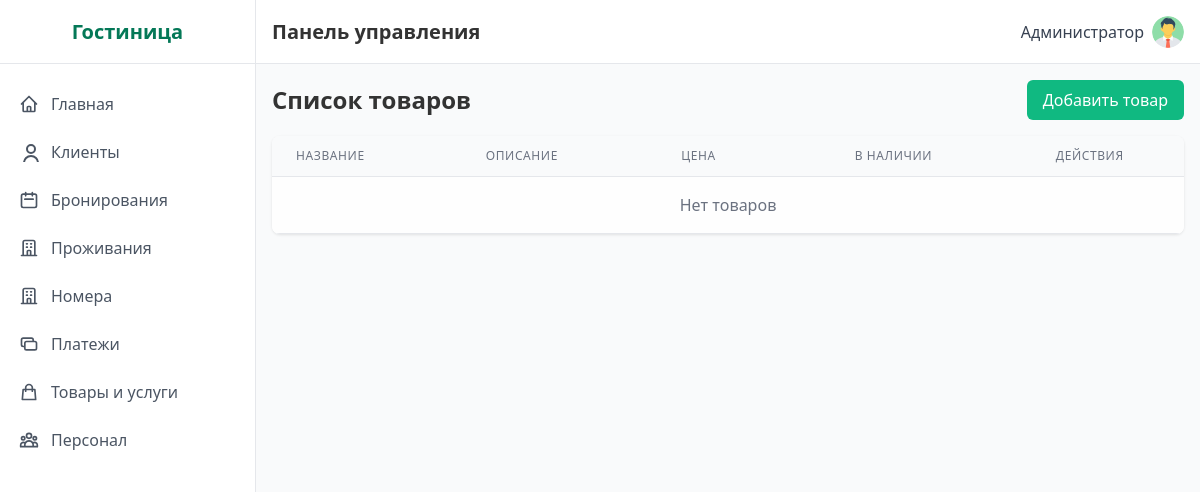
The page /products/ (signed in) on the database as committed earlier.
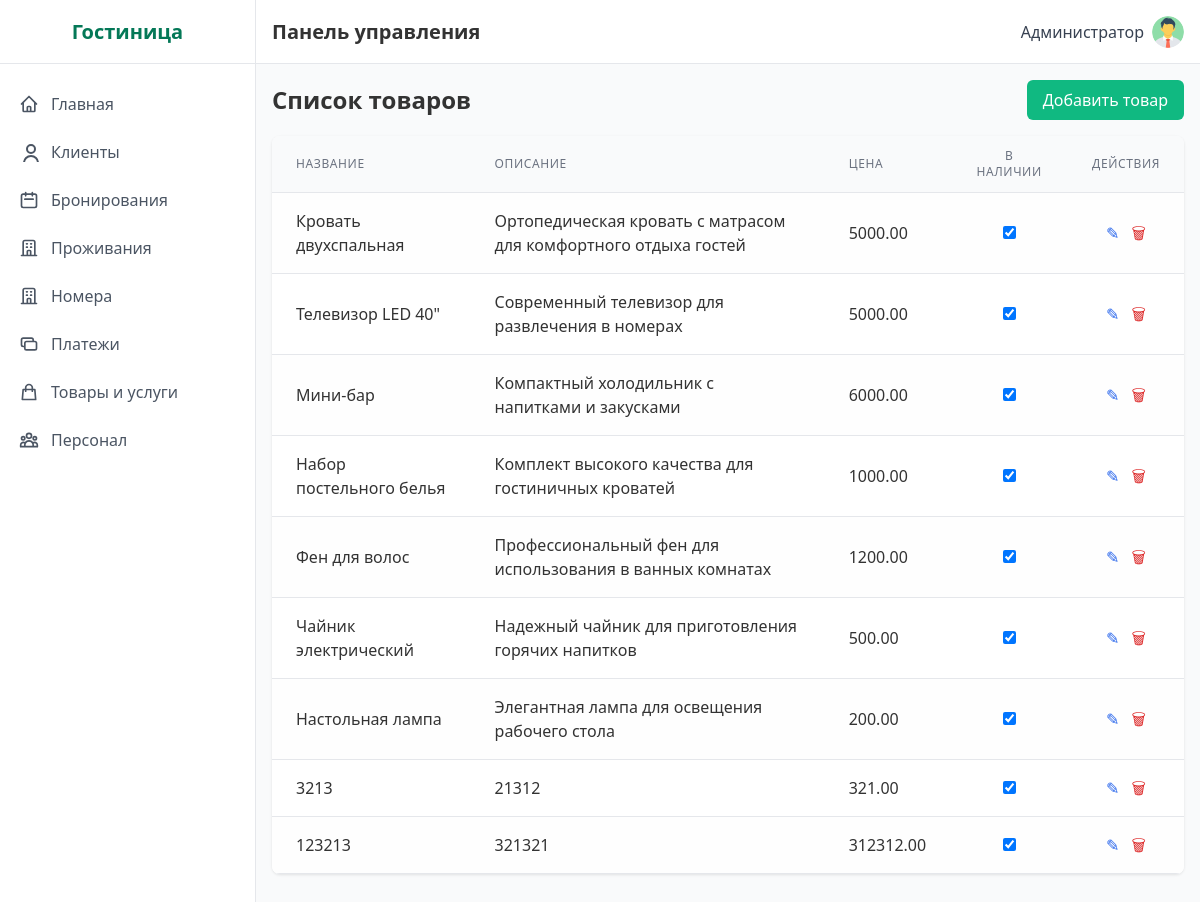
The same page on the database as committed later.
### hotel/models.py (models this page shows, shortened)
class Product(models.Model):
    name = models.CharField('Название товара', max_length=100)
    description = models.TextField('Описание')
    price = models.DecimalField('Стоимость', max_digits=10, decimal_places=2)
    class Meta:
        verbose_name = 'Товар'
        verbose_name_plural = 'Товары'

### hotel/views.py (the view)
# urls.py: path('products/', views.ProductListView.as_view(), name='product_list'),
class ProductListView(ProtectedView, ListView):
    model = Product
    template_name = 'hotel/product_list.html'
    context_object_name = 'products'
    paginate_by = 10
    def get_context_data(self, **kwargs):
        context = super().get_context_data(**kwargs)
        building = Building.objects.first()
        products_with_availability = []
        for product in context['products']:
            try:
                stock = BuildingProducts.objects.get(product=product, building=building)
                is_available = stock.is_available
            except BuildingProducts.DoesNotExist:
                stock = None
                is_available = False
            products_with_availability.append({
                'product': product,
                'stock': stock,
                'is_available': is_available
            })
        context['products'] = products_with_availability
        return context

### templates/hotel/product_list.html (shortened to what this page needs)
{% extends 'base.html' %}
{% block content %}
<div class="mb-8">
  <div class="flex items-center mb-4">
    <h2 class="text-2xl font-semibold">Список товаров</h2>
    <a href="{% url 'product_add' %}" class="btn-primary ml-auto">Добавить товар</a>
  </div>
  <div class="bg-white rounded-lg shadow overflow-hidden">
    <table class="min-w-full divide-y divide-gray-200">
      <thead class="bg-gray-50">
        <tr>
          <th class="px-6 py-3 text-left text-xs font-medium text-gray-500 uppercase tracking-wider">Название</th>
          <th class="px-6 py-3 text-left text-xs font-medium text-gray-500 uppercase tracking-wider">Описание</th>
          <th class="px-6 py-3 text-left text-xs font-medium text-gray-500 uppercase tracking-wider">Цена</th>
          <th class="px-6 py-3 text-center text-xs font-medium text-gray-500 uppercase tracking-wider">В наличии</th>
          <th class="px-6 py-3 text-center text-xs font-medium text-gray-500 uppercase tracking-wider">Действия</th>
        </tr>
      </thead>
      <tbody class="bg-white divide-y divide-gray-200">
        {% for item in products %}
        <tr>
          <td class="px-6 py-4">{{ item.product.name }}</td>
          <td class="px-6 py-4">{{ item.product.description }}</td>
          <td class="px-6 py-4">{{ item.product.price }}</td>
          <td class="px-6 py-4 text-center">
            <input type="checkbox"
                   data-product-id="{{ item.product.pk }}"
                   {% if item.is_available %}checked{% endif %}
                   class="availability-toggle"
                   onchange="updateAvailability(this)">
          </td>
          <td class="px-6 py-4 text-center space-x-2">
            <a href="{% url 'product_edit' item.product.pk %}" class="text-blue-600 hover:underline">✎</a>
            <a href="{% url 'product_delete' item.product.pk %}" class="text-red-600 hover:underline">🗑</a>
          </td>
        </tr>
        {% empty %}
        <tr>
          <td colspan="5" class="px-6 py-4 text-center text-gray-500">Нет товаров</td>
        </tr>
        {% endfor %}
      </tbody>
    </table>
  </div>
</div>
{% endblock %}

Rows that differ between the two databases and show on the page:
added Product: product.name "Кровать двухспальная", product.description "Ортопедическая кровать с матрасом для комфортного отдыха гостей", product.price "5000.00", product.pk "☑"
added Product: product.name "Телевизор LED 40\"", product.description "Современный телевизор для развлечения в номерах", product.price "5000.00", product.pk "☑"
added Product: product.name "Мини-бар", product.description "Компактный холодильник с напитками и закусками", product.price "6000.00", product.pk "☑"
added Product: product.name "Набор постельного белья", product.description "Комплект высокого качества для гостиничных кроватей", product.price "1000.00", product.pk "☑"
added Product: product.name "Фен для волос", product.description "Профессиональный фен для использования в ванных комнатах", product.price "1200.00", product.pk "☑"
added Product: product.name "Чайник электрический", product.description "Надежный чайник для приготовления горячих напитков", product.price "500.00", product.pk "☑"
added Product: product.name "Настольная лампа", product.description "Элегантная лампа для освещения рабочего стола", product.price "200.00", product.pk "☑"
added Product: product.name "3213", product.description "21312", product.price "321.00", product.pk "☑"
added Product: product.name "123213", product.description "321321", product.price "312312.00", product.pk "☑"
Other text that changed with them:
text no longer shown: "Нет товаров"
